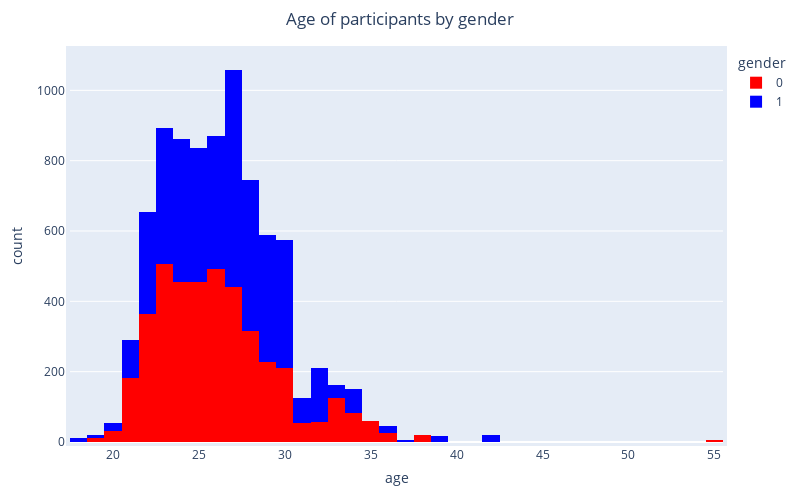

Source (notebook cell):
### Markdown cell above
# Axis 1: What is the impact of age in finding love ?

### Code cell
# Age of participants by gender
fig2 = px.histogram(dataset, 
                    x="age",
                    color="gender",
                    title = "Age of participants by gender",
                    color_discrete_map = {1:'blue', 0:'red'},
                    width=1500, height=500
                    )
fig2.update_layout(autosize = True,
                  title_x = 0.5,
                  width=800,
                  height=500,
                  margin=dict(l=50,r=50,b=50,t=50,pad=4)
                  )
fig2.show()

### Figure 1 — Plotly figure (JSON) as saved in the notebook; plotly's stock layout.template omitted (floating-point values rounded to 4 significant figures; data arrays with more than 128 entries replaced by an {"elided": "..."} marker saying what was removed)
{"data": [{"alignmentgroup": "True", "bingroup": "x", "hovertemplate": "gender=0<br>age=%{x}<br>count=%{y}<extra></extra>", "legendgroup": "0", "marker": {"color": "red", "pattern": {"shape": ""}}, "name": "0", "offsetgroup": "0", "orientation": "v", "showlegend": true, "type": "histogram", "x": {"elided": "4184 int values"}, "xaxis": "x", "yaxis": "y"}, {"alignmentgroup": "True", "bingroup": "x", "hovertemplate": "gender=1<br>age=%{x}<br>count=%{y}<extra></extra>", "legendgroup": "1", "marker": {"color": "blue", "pattern": {"shape": ""}}, "name": "1", "offsetgroup": "1", "orientation": "v", "showlegend": true, "type": "histogram", "x": {"elided": "4194 int values"}, "xaxis": "x", "yaxis": "y"}], "layout": {"autosize": true, "barmode": "relative", "height": 500, "legend": {"title": {"text": "gender"}, "tracegroupgap": 0}, "margin": {"b": 50, "l": 50, "pad": 4, "r": 50, "t": 50}, "title": {"text": "Age of participants by gender", "x": 0.5}, "width": 800, "xaxis": {"anchor": "y", "domain": [0, 1], "title": {"text": "age"}}, "yaxis": {"anchor": "x", "domain": [0, 1], "title": {"text": "count"}}}}
